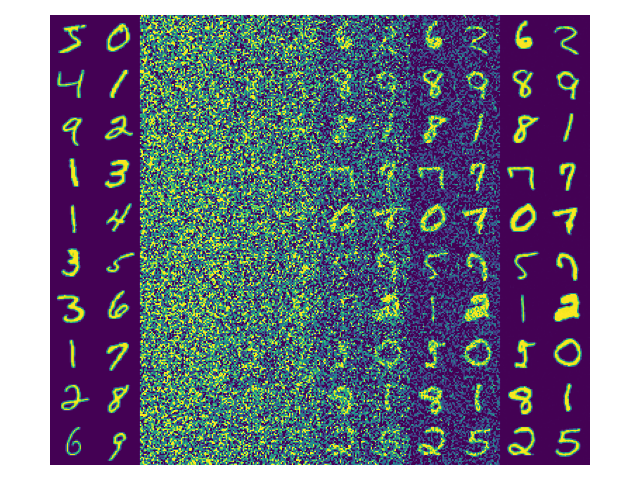

Generate this figure with Python:
from argparse import ArgumentParser
import logging

from einops import rearrange
import matplotlib.pyplot as plt
import numpy as np
from sklearn.datasets import fetch_openml
import torch
import torch.optim as optim

from src.blocks import UNet
from src.models import DiffusionModel, DiffusionModelConfig


if __name__ == "__main__":

    argparser = ArgumentParser()
    argparser.add_argument("--iterations", default=2000, type=int)
    argparser.add_argument("--batch-size", default=512, type=int)
    argparser.add_argument("--device", default="cuda", type=str, choices=("cuda", "cpu"))
    args = argparser.parse_args()

    logging.basicConfig(level=logging.INFO)
    logger = logging.getLogger(__name__)

    # Load data from https://www.openml.org/d/554
    # (70000, 784) values between 0-255
    x, _ = fetch_openml("mnist_784", version=1, return_X_y=True, as_frame=False, cache=True)

    # Reshape to 32x32
    x = rearrange(x, "b (h w) -> b h w", h=28, w=28)
    x = np.pad(x, pad_width=((0, 0), (2, 2), (2, 2)))
    x = rearrange(x, "b h w -> b (h w)")

    # Standardize to [-1, 1]
    input_mean = np.full((1, 32 ** 2), fill_value=127.5, dtype=np.float32)
    input_sd = np.full((1, 32 ** 2), fill_value=127.5, dtype=np.float32)
    x = ((x - input_mean) / input_sd).astype(np.float32)

    nn_module = UNet(1, 128, (1, 2, 4, 8))
    model = DiffusionModel(
        num_timesteps=500,
        nn_module=nn_module,
        input_shape=(1, 32, 32,),
        config=DiffusionModelConfig(
            target_type="pred_x_0",
            sigma_type="upper_bound",
            noise_schedule_type="cosine",
        ),
    )
    model = model.to(args.device)

    optimizer = optim.Adam(model.parameters(), lr=0.001)
    scheduler = optim.lr_scheduler.CosineAnnealingLR(optimizer, args.iterations)

    for i in range(args.iterations):
        x_batch = x[np.random.choice(len(x), args.batch_size)]
        x_batch = torch.from_numpy(x_batch).to(args.device)
        x_batch = rearrange(x_batch, "b (h w) -> b () h w", h=32, w=32)
        optimizer.zero_grad()
        loss = model.loss(x_batch).mean()
        loss.backward()
        optimizer.step()
        scheduler.step()
        if i % 100 == 0:
            logger.info(f"Iter: {i}\t" + f"Loss: {loss.data:.2f}\t")

    model.eval()

    samples = model.sample(bsz=64, sampling_timesteps=None, device=args.device).cpu().numpy()
    samples = rearrange(samples, "t b () h w -> t b (h w)")
    samples = samples * input_sd + input_mean
    x_vis = x[:64] * input_sd + input_mean

    nrows, ncols = 10, 2
    raster = np.zeros((nrows * 32, ncols * 32 * 6))
    for i in range(nrows * ncols):
        row, col = i // ncols, i % ncols
        raster[32 * row : 32 * (row + 1), 32 * col : 32 * (col + 1)] = x_vis[i].reshape(32, 32)
    for i in range(nrows * ncols):
        row, col = i // ncols, i % ncols
        raster[32 * row : 32 * (row + 1), 32 * ncols + 32 * col : 32 * ncols + 32 * (col + 1)] = samples[500][i].reshape(32, 32)
    for i in range(nrows * ncols):
        row, col = i // ncols, i % ncols
        raster[32 * row : 32 * (row + 1), 32 * ncols * 2 + 32 * col : 32 * ncols * 2 + 32 * (col + 1)] = samples[375][i].reshape(32, 32)
    for i in range(nrows * ncols):
        row, col = i // ncols, i % ncols
        raster[32 * row : 32 * (row + 1), 32 * ncols * 3 + 32 * col : 32 * ncols * 3 + 32 * (col + 1)] = samples[250][i].reshape(32, 32)
    for i in range(nrows * ncols):
        row, col = i // ncols, i % ncols
        raster[32 * row : 32 * (row + 1), 32 * ncols * 4 + 32 * col : 32 * ncols * 4 + 32 * (col + 1)] = samples[125][i].reshape(32, 32)
    for i in range(nrows * ncols):
        row, col = i // ncols, i % ncols
        raster[32 * row : 32 * (row + 1), 32 * ncols * 5 + 32 * col : 32 * ncols * 5 + 32 * (col + 1)] = samples[0][i].reshape(32, 32)

    plt.imshow(raster, vmin=0, vmax=255)
    plt.axis("off")
    plt.tight_layout()
    plt.savefig("./examples/ex_mnist.png")
